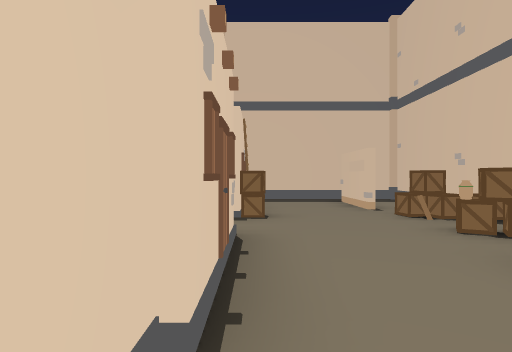
view 1 (above)

17 first-person views from a walk through a 3-D level made in the Unity game engine. The camera is 1.3 m above the floor, looks level and sees 75° across. The floor is counted in squares, 2 m on a side. Each view is taken from the middle of a square. On the plan, view 1 faces up. The plan holds only what a view shows up to about 10 squares ahead; the rest is blank. The place goes on beyond the plan. The player character is not drawn. Some surface patterns are stand-ins.

view 2
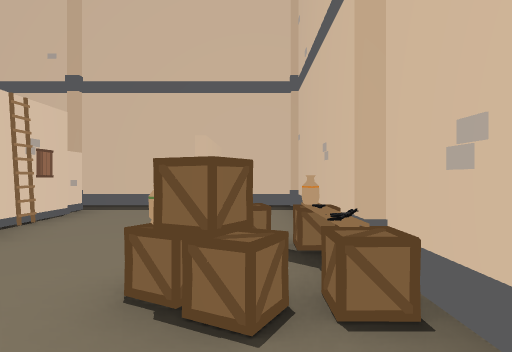

view 3
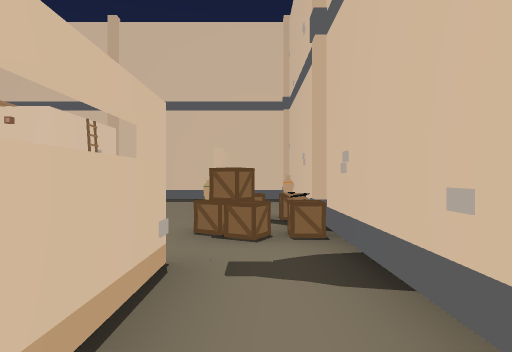

view 4
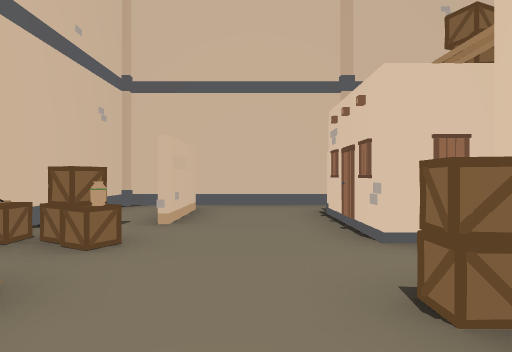

view 5
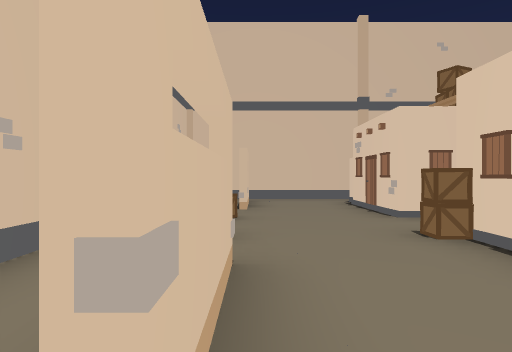

view 6
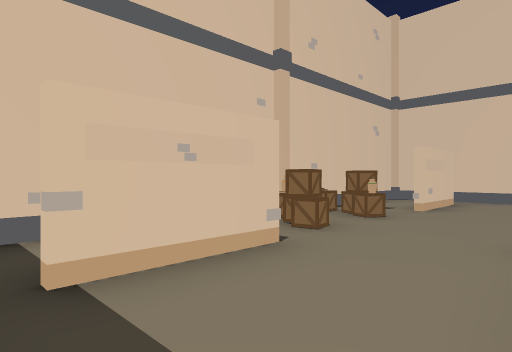

view 7
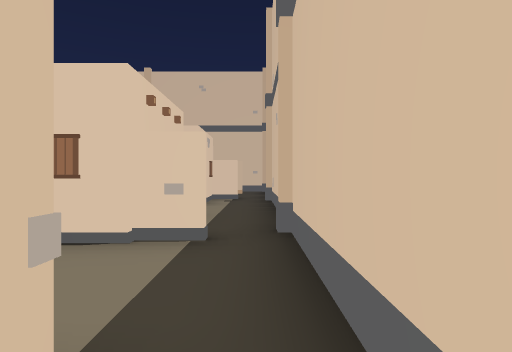

view 8
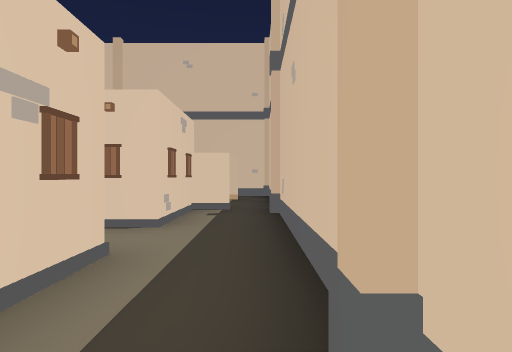

view 9
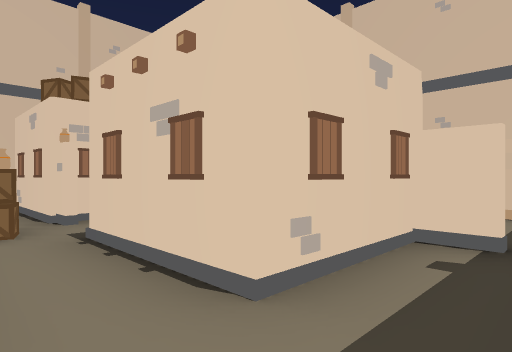

view 10
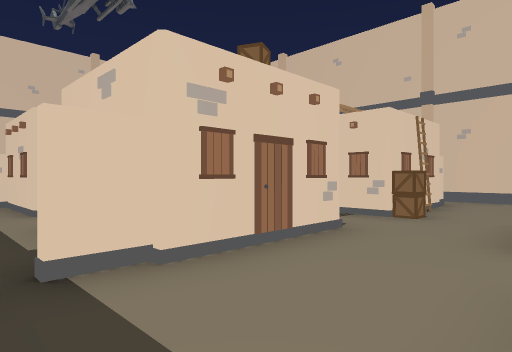

view 11
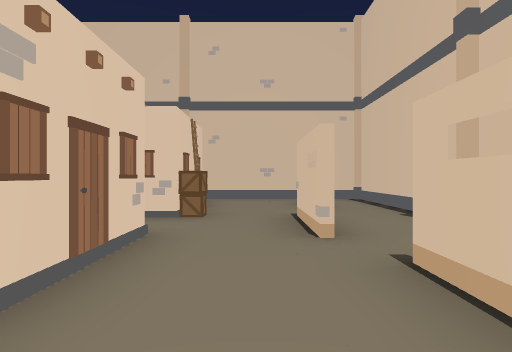

view 12
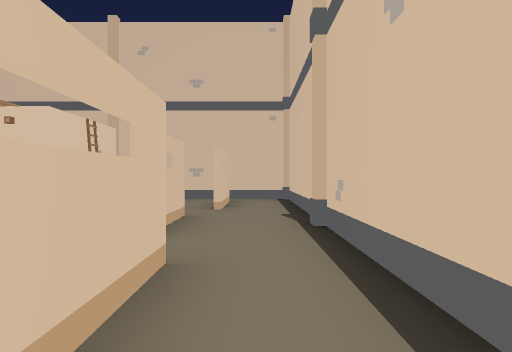

view 13
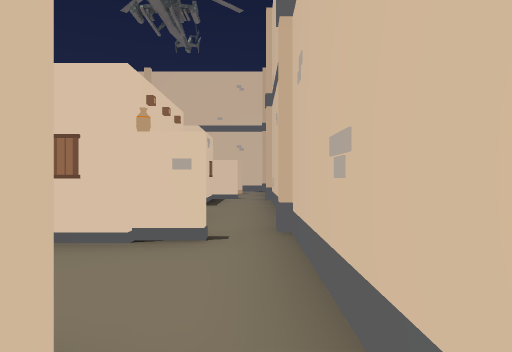

view 14
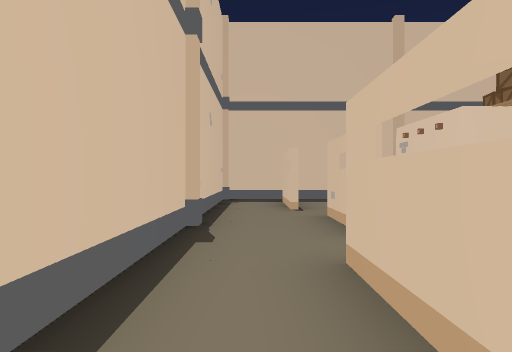

view 15
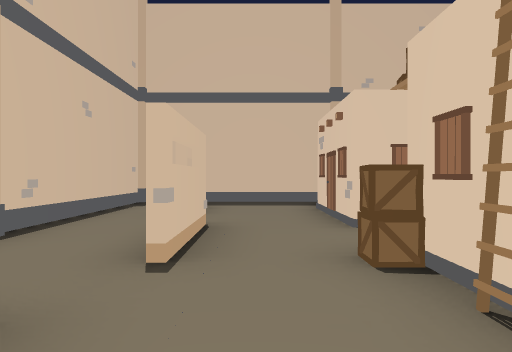

view 16
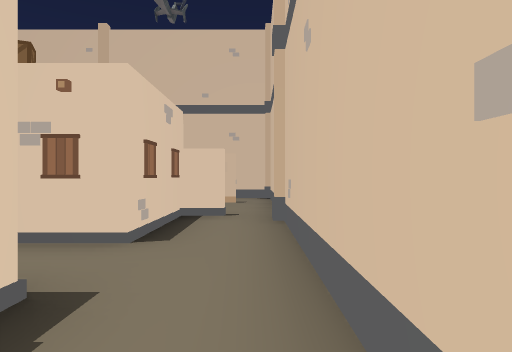

view 17
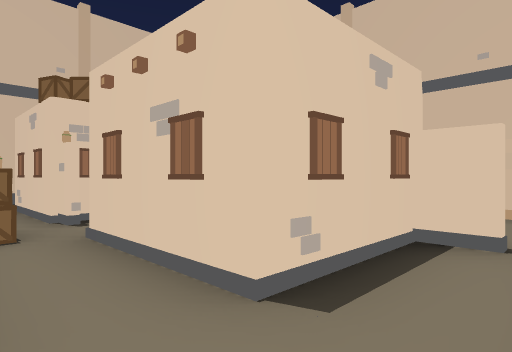

### Floor plan
Key: @ floor where view 1 was taken; # wall or solid block; . floor; / step, stairs or slope; B box; O other object.
Columns run from 11 left of view 1 to 4 right of it. Each row starts with its distance up from view 1.
 10 ################
  9 #..............#
  8 #.#./#O///.#.O.#
  7 #.#./  /O  #. .#
  6 #.../  //  #..B#
  5 #.O.B  B.# B.BOB
  4 #.O.OB.B.  /.OBB
  3 #...#  #/  /.B.O
  2 #.#..  //  #.O.O
  1 #.#.. ///O.#. .O
  0 #........O.@...#
 -1 ################

Positions as (right, up) in squares from view 1, and headings:
1: (0, 0), facing up
2: (3, 2), facing up
3: (3, 0), facing up
4: (1, 7), facing down
5: (2, 9), facing down
6: (0, 9), facing down-right
7: (3, 9), facing left
8: (0, 9), facing left
9: (-3, 9), facing down-left
10: (-9, 9), facing down-right
11: (-8, 9), facing down
12: (-10, 9), facing down
13: (-10, 0), facing right
14: (-10, 0), facing up
15: (-8, 1), facing up
16: (-6, 0), facing right
17: (-4, 0), facing up-right
